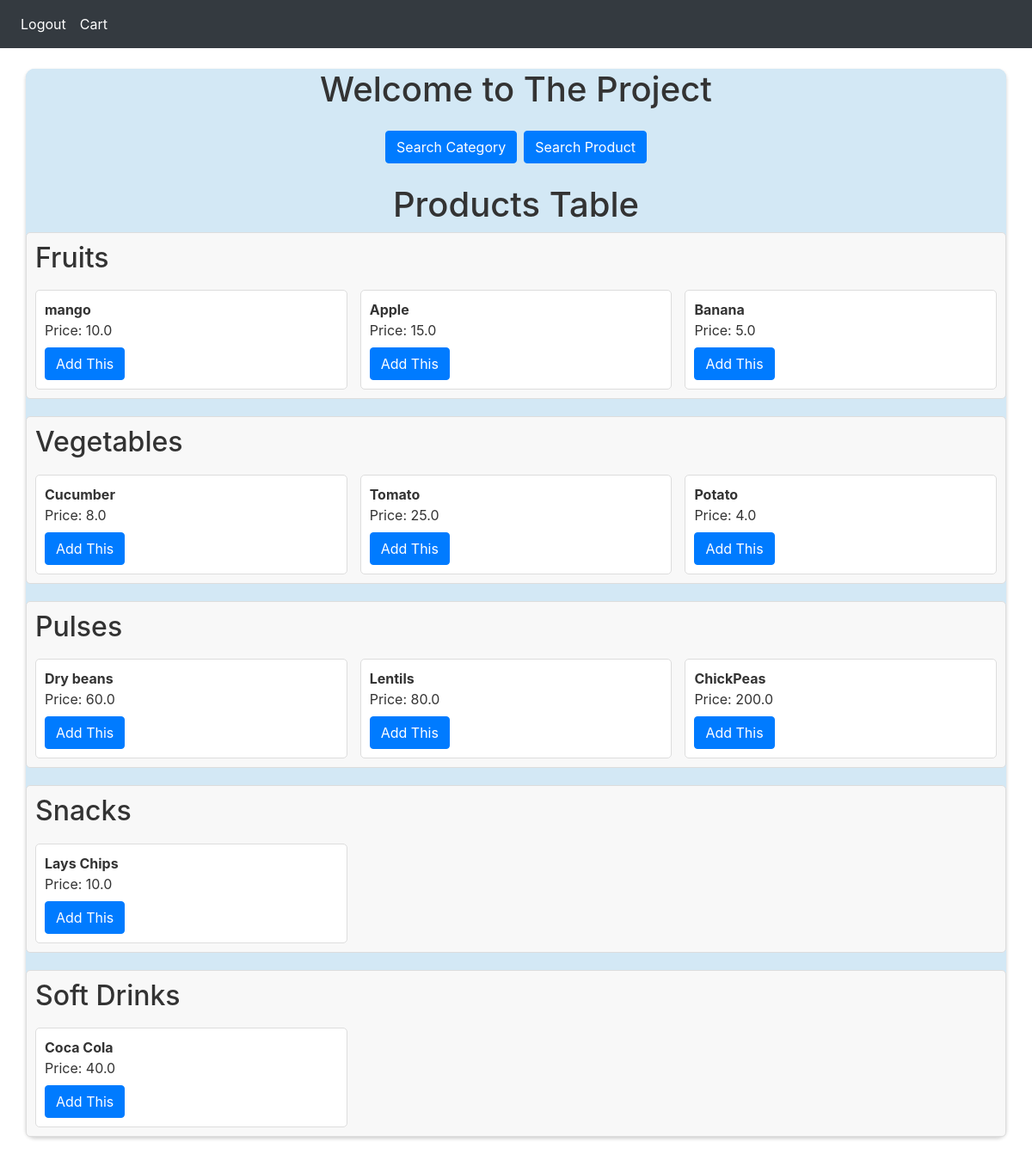
The app's page /userhome/1 (signed in) with its own data.
### GroceryWebapp/models.py (models this page shows)
class Categories(db.Model, UserMixin):
    id = db.Column(db.Integer, primary_key=True)  # Primary key for the category
    cat_name = db.Column(db.String(150), unique=True, nullable=False)  # Category name
    products = db.relationship(
        "Products", backref="category"
    )  # Relationship with Products model

class Products(db.Model, UserMixin):
    id = db.Column(db.Integer, primary_key=True)  # Primary key for the product
    product_name = db.Column(
        db.String(150), nullable=False
    )  # Product name
    manufacture = db.Column(db.String(150))  # Manufacturing date of the product
    expiry = db.Column(db.String(150))  # Expiry date of the product
    p_per_u = db.Column(db.Float, nullable=False)  # Price per unit of the product
    stock = db.Column(db.Integer, nullable=False)  # Available stock quantity
    c_id = db.Column(
        db.Integer, db.ForeignKey("categories.id"), nullable=False
    )  # Category foreign key

### GroceryWebapp/main.py (the view)
@main.route("/userhome/<int:userid>")
@login_required
def userhome(userid):
    if(current_user.id==userid):
        global global_user
        global_user=userid
        categories = Categories.query.all()
        for category in categories:
            category.products = Products.query.filter_by(c_id=category.id).all()
        return render_template("home_user.html", categories=categories, userid=userid)

### GroceryWebapp/__init__.py (called while the page is built)
def create_app():
    app = Flask(__name__)
    app.config['SECRET_KEY'] = 'ghosty'
    app.config['SQLALCHEMY_DATABASE_URI'] = f'sqlite:///{DB_NAME}' # data is being stored in the loaction given in the f string in the website folder
    db.init_app(app)     # initialize the database by providing the flask app
    from .models import User #function -->(models.py file runs before we create the database)
    with app.app_context():
     db.create_all()
    from .main import main
    from .auth import auth
    app.register_blueprint(main, url_prefix="/")
    app.register_blueprint(auth, url_prefix="/")
    login_manager = LoginManager()
    login_manager.init_app(app)
    @login_manager.user_loader
    def loader_user(id):
        return User.query.get((id))
    return app

### GroceryWebapp/templates/home_user.html (shortened to what this page needs)
{% extends "base.html" %}
{% block head %}
{{ super() }}
<link rel="stylesheet" href="{{ url_for('static', filename='demo.css') }}">
<link rel="stylesheet" href="{{ url_for('static', filename='demo2.css') }}">
{% endblock %}
{% block nav %}
<nav class="navbar navbar-expand-lg navbar-dark bg-dark">
  <div  id="navbar">
    <div class="navbar-nav">
      <a class="nav-item nav-link" id="home" href="/logout">Logout</a>
      <a class="nav-item nav-link" id="home" href="{{url_for('main.usercart', userid=userid)}}">Cart</a>
    </div>
  </div>
</nav>
{% endblock %}
{% block content %}
<div class="container mt-4">
  <h1 class="text-center">Welcome to The Project</h1>
  <div class="d-flex justify-content-center mt-4">
    <a href="{{url_for('main.searchcat', userid=userid)}}" class="btn btn-primary mr-2">Search Category</a>
    <a href="{{url_for('main.searchitem', userid=userid)}}" class="btn btn-primary">Search Product</a>
  </div>
  <h1 class="text-center mt-4">Products Table</h1>
  {% for category in categories %}
  <div class="category-box">
    <h2>{{ category.cat_name }}</h2>
    <div class="product-boxes">
      {% for product in category.products %}
      <div class="product-box">
        <b>{{ product.product_name }}</b><br>
        Price: {{ product.p_per_u }}<br>
        <a href="{{url_for('main.addtocart', product_id=product.id,userid=userid)}}" class="btn btn-primary mt-2">Add This</a>
      </div>
      {% endfor %}
    </div>
  </div>
  {% endfor %}
</div>
{% endblock %}

### GroceryWebapp/templates/home_user.html (style rules this page uses)
.container { background-color: #d3e8f5; color: #333; padding: 0px; border-radius: 10px; box-shadow: 0 2px 4px rgba(0, 0, 0, 0.1); }
.navbar { background-color: #333; }
.navbar .navbar-nav .nav-link { color: #fff; }
.d-flex { margin-top: 20px; display: flex; justify-content: center; }
.btn-primary { background-color: #007bff; border-color: #007bff; }
h1 { text-align: center; }
.category-box { margin-bottom: 20px; padding: 10px; background-color: #f8f8f8; border: 1px solid #ddd; border-radius: 5px; }
.product-boxes { display: flex; flex-wrap: wrap; justify-content: space-between; }
.product-box { flex-basis: calc(33.33% - 10px); margin-top: 10px; padding: 10px; background-color: #fff; border: 1px solid #ddd; border-radius: 5px; }

### records on screen
Categories: cat_name "Fruits"
Products: product_name "mango", p_per_u "10.0"
Products: product_name "Apple", p_per_u "15.0"
Products: product_name "Banana", p_per_u "5.0"
Categories: cat_name "Vegetables"
Products: product_name "Cucumber", p_per_u "8.0"
Products: product_name "Tomato", p_per_u "25.0"
Products: product_name "Potato", p_per_u "4.0"
Categories: cat_name "Pulses"
Products: product_name "Dry beans", p_per_u "60.0"
Products: product_name "Lentils", p_per_u "80.0"
Products: product_name "ChickPeas", p_per_u "200.0"
Categories: cat_name "Snacks"
Products: product_name "Lays Chips", p_per_u "10.0"
Categories: cat_name "Soft Drinks"
Products: product_name "Coca Cola", p_per_u "40.0"
